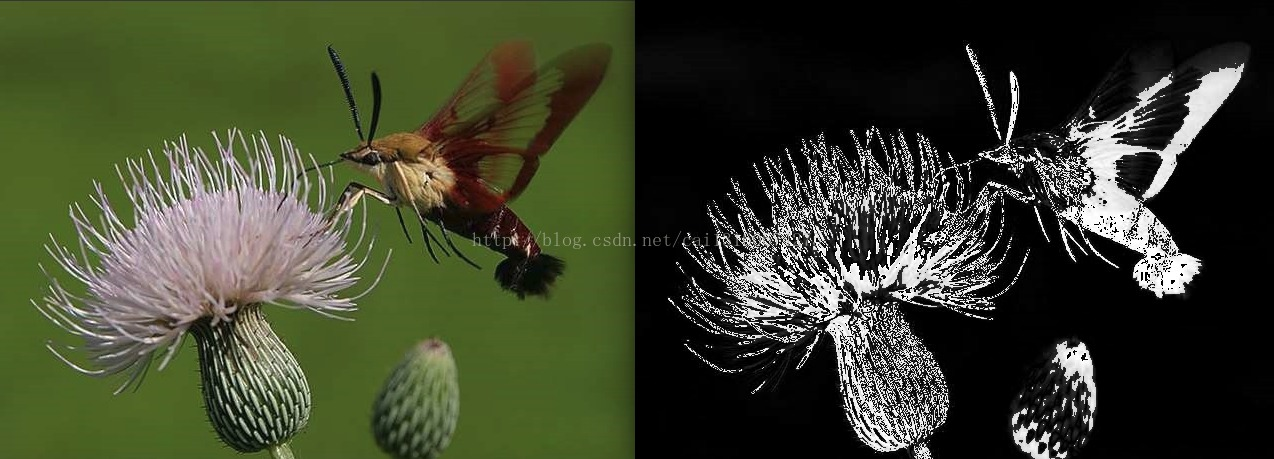
//> input picture saliencyDetect/test.jpg, 1274 x 459 px
$ ./SpectralResidual   (built with g++ and OpenCV 4)
//> lines starting //> are read from the running program, lines starting //| are printed output that depends on the picture
/***********************************************************************
 * OpenCV 2.1 测试例程
 ***********************************************************************/
#include "highgui.h"
#include "cv.h"
#include <string>

//所有的以新风格命名的函数都在 cv 命名空间中
//如果希望不要每次都输入 cv:: ，则可使用下面语句
using namespace cv;
using namespace std;

//傅里叶正变换
void fft2(IplImage *src, IplImage *dst);

int main()
{
    string imagePath = "test.jpg";

    //////////////////////////////////////////////////////////////////////////
    //显著性计算
    //参考论文：Saliency Detection: A Spectral Residual Approach

    //amplitude和phase分别是图像的振幅谱和相位谱
    IplImage *src, *ImageRe, *ImageIm, *Fourier, *Inverse, *LogAmplitude, *Sine, *Cosine;
    IplImage *Saliency, *Residual;
    IplImage *tmp1, *tmp2, *tmp3;
    double minNum = 0, maxNum = 0, scale, shift;
    int i, j,     nRow, nCol;

    //加载源图像，第二个参数为0表示将输入的图片转为单通道，大于0为三通道
    src = cvLoadImage(imagePath.c_str(),0);
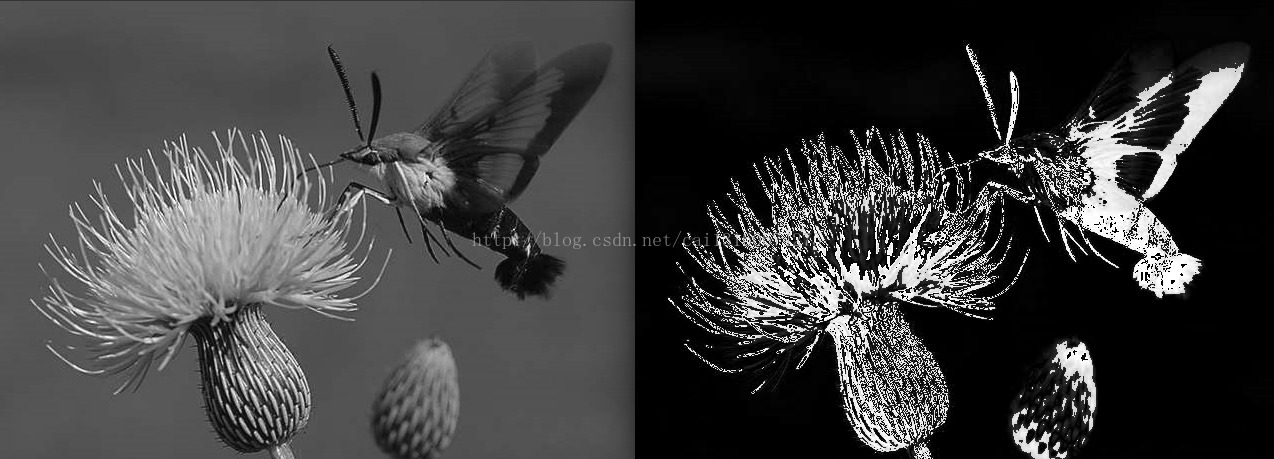
//> src: 459 rows x 1274 cols, CV_8UC1; min 0, max 255, mean 62.3
    //注意Fourier是一个两通道的图像，一个通道为实部，一个为虚部
    Fourier = cvCreateImage(cvGetSize(src), IPL_DEPTH_64F, 2);
    Inverse = cvCreateImage(cvGetSize(src), IPL_DEPTH_64F, 2);
    //频谱的实部
    ImageRe = cvCreateImage(cvGetSize(src), IPL_DEPTH_64F, 1);
    //频谱的虚部
    ImageIm = cvCreateImage(cvGetSize(src), IPL_DEPTH_64F, 1);
    //log振幅谱
    LogAmplitude = cvCreateImage(cvGetSize(src), IPL_DEPTH_64F, 1);
    //正弦谱
    Sine = cvCreateImage(cvGetSize(src), IPL_DEPTH_64F, 1);
    //余弦谱
    Cosine = cvCreateImage(cvGetSize(src), IPL_DEPTH_64F, 1);

    //频谱冗余（spectral residual）
    Residual = cvCreateImage(cvGetSize(src), IPL_DEPTH_64F, 1);
    //特征map(Saliency map)
    Saliency = cvCreateImage(cvGetSize(src), src->depth, src->nChannels);

    //临时的空间
    tmp1 = cvCreateImage(cvGetSize(src), IPL_DEPTH_64F, 1);
    tmp2 = cvCreateImage(cvGetSize(src), IPL_DEPTH_64F, 1);
    tmp3 = cvCreateImage(cvGetSize(src), IPL_DEPTH_64F, 1);

    nRow = src->height;
//> nRow = 459
    nCol = src->width;
//> nCol = 1274

    //归一化一下
    scale = 1.0/255.0;
    cvConvertScale(src, tmp1, scale, 0);

    //傅里叶变换，得到的Fourier有两个通道，一个是实部，一个是虚部
    fft2(tmp1, Fourier);

    //将傅里叶谱的实部和虚部存放到对应的图像中去。
    cvSplit(Fourier, ImageRe, ImageIm, 0, 0);

    //计算傅里叶振幅谱，实部和虚部平方和再开方，得到振幅谱存到tmp3中
    cvPow( ImageRe, tmp1, 2.0);
    cvPow( ImageIm, tmp2, 2.0);
    cvAdd( tmp1, tmp2, tmp3);
    cvPow( tmp3, tmp3, 0.5 );

    //计算正弦谱和余弦谱和自然对数谱
    cvLog( tmp3, LogAmplitude );
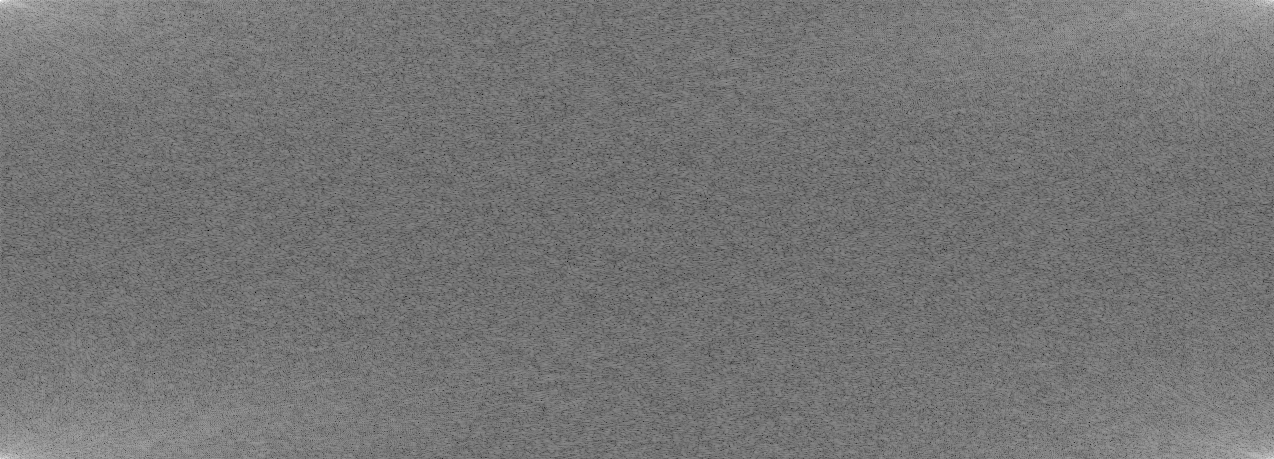
//> LogAmplitude: 459 rows x 1274 cols, CV_64FC1; min -2.05, max 11.87, mean 4.33; drawn with min black and max white
    cvDiv(ImageIm, tmp3, Sine);
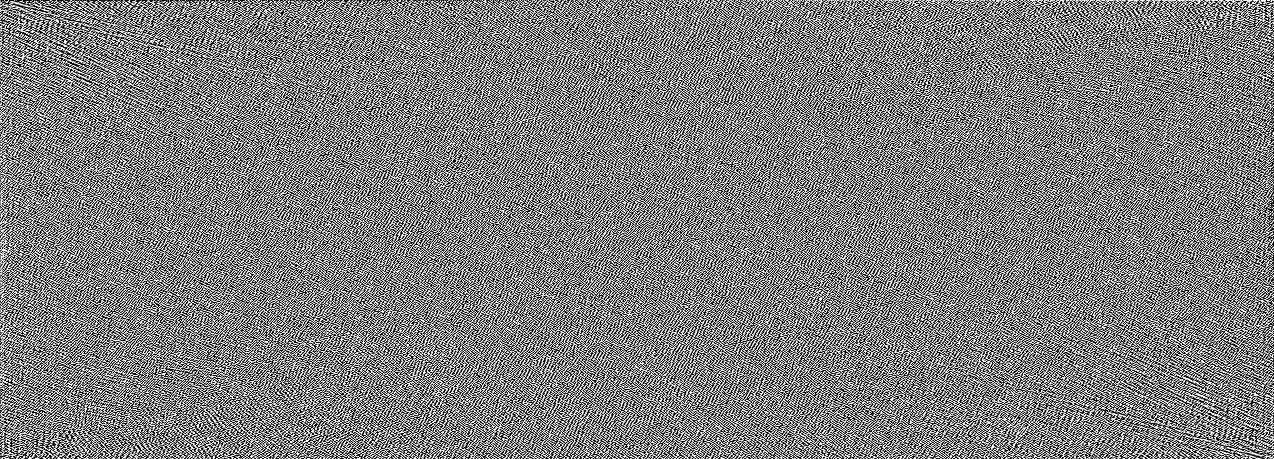
//> Sine: 459 rows x 1274 cols, CV_64FC1; min -1, max 1, mean 1.1e-17; drawn with min black and max white
    cvDiv(ImageRe, tmp3, Cosine);
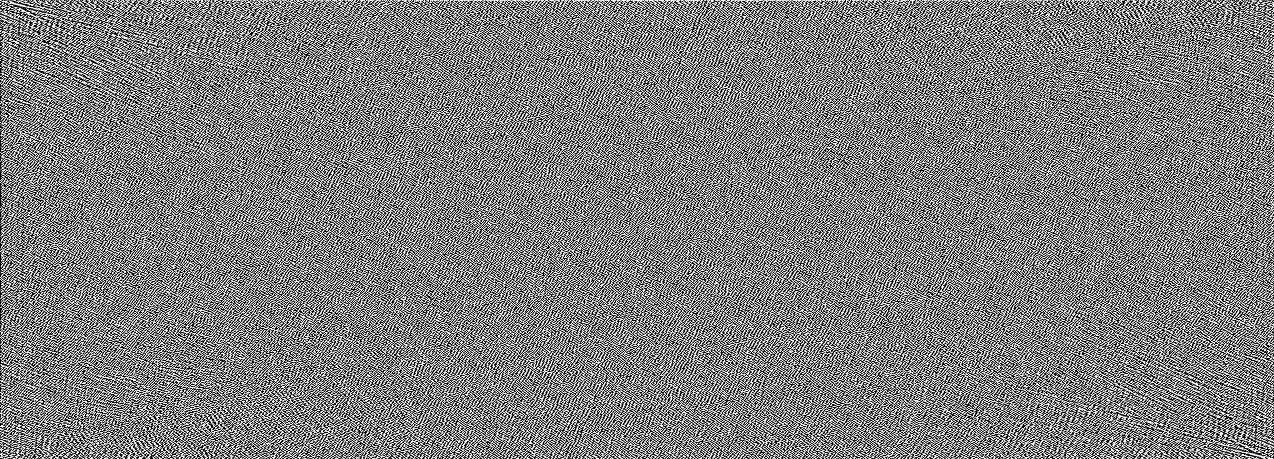
//> Cosine: 459 rows x 1274 cols, CV_64FC1; min -1, max 1, mean -0.000246; drawn with min black and max white

    //对LogAmplitude做3*3均值滤波
    cvSmooth(LogAmplitude, tmp3, CV_BLUR, 3, 3);

    //计算出剩余普
    cvSub(LogAmplitude, tmp3, Residual);
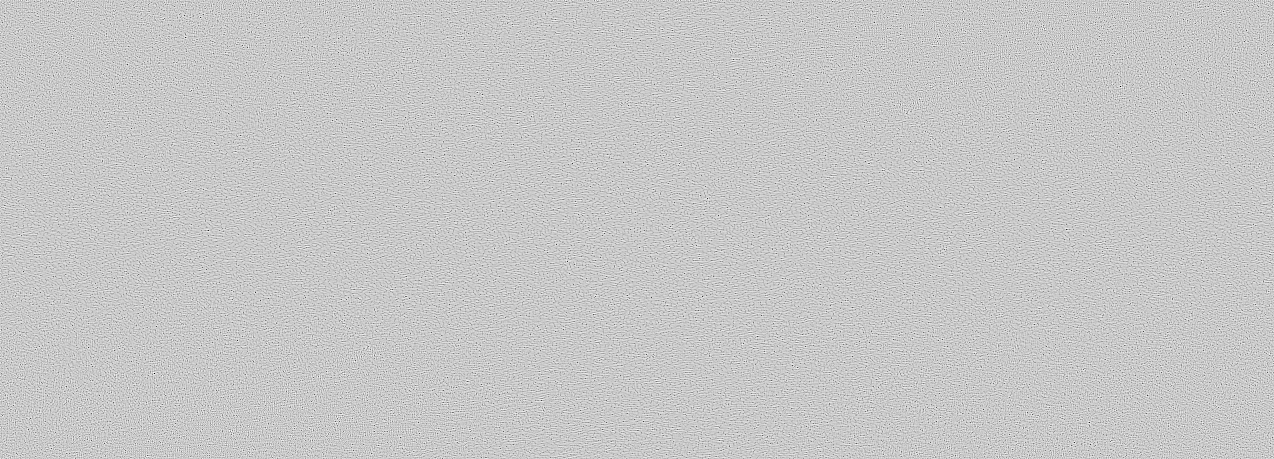
//> Residual: 459 rows x 1274 cols, CV_64FC1; min -5.97, max 1.65, mean 2.13e-16; drawn with min black and max white

    /************************************************************************/
    /*
    对exp(Residual+i*Phase)作傅里叶反变换
    由欧拉公式：
    exp(r+i*Θ) = exp(r)*(cos(Θ) + i*sin(Θ)) = exp(r)*cos(Θ) + i*exp(r)*sin(Θ)
    其中Θ是相位。

    而sin(Θ) = ImageIm/Amplitude; cos(Θ) = ImageRe/Amplitude;
    */
    /************************************************************************/
    cvExp(Residual, Residual);
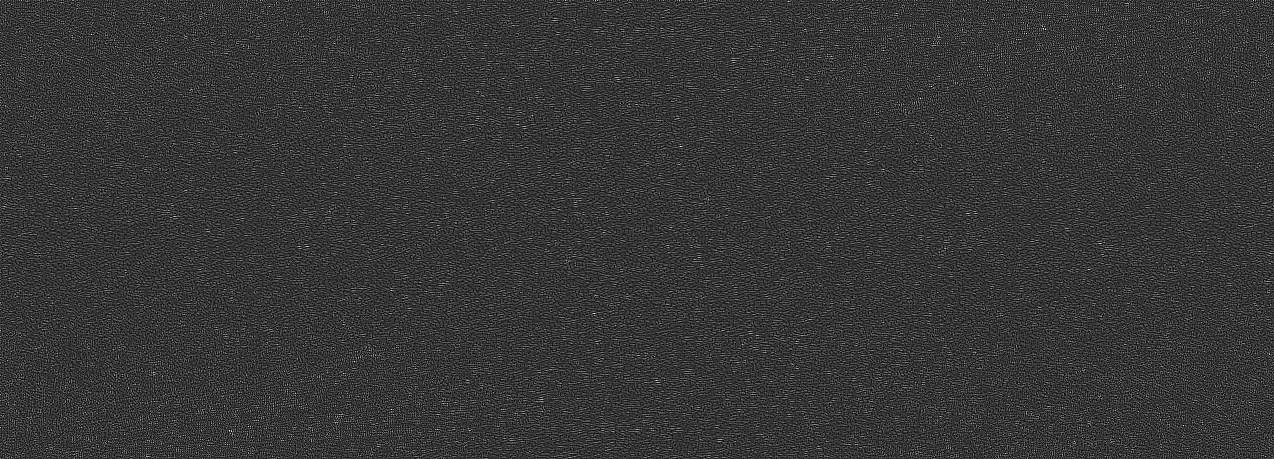
//> Residual: 459 rows x 1274 cols, CV_64FC1; min 0.00256, max 5.23, mean 1.13; drawn with min black and max white
    cvMul(Residual, Cosine, tmp1);
    cvMul(Residual, Sine, tmp2);

    //将剩余普Residual作为实部，相位谱Phase作为虚部
    cvMerge(tmp1, tmp2, 0, 0, Fourier);

    //实现傅里叶逆变换
    cvDFT(Fourier, Inverse, CV_DXT_INV_SCALE);

    cvSplit(Inverse ,tmp1, tmp2,0,0);

    //求出对应的实部虚部平方和
    cvPow(tmp1, tmp1, 2);
    cvPow(tmp2, tmp2, 2);
    cvAdd(tmp1, tmp2, tmp3, NULL);

    //高斯滤波
    cvSmooth(tmp3, tmp3, CV_GAUSSIAN, 7, 7);
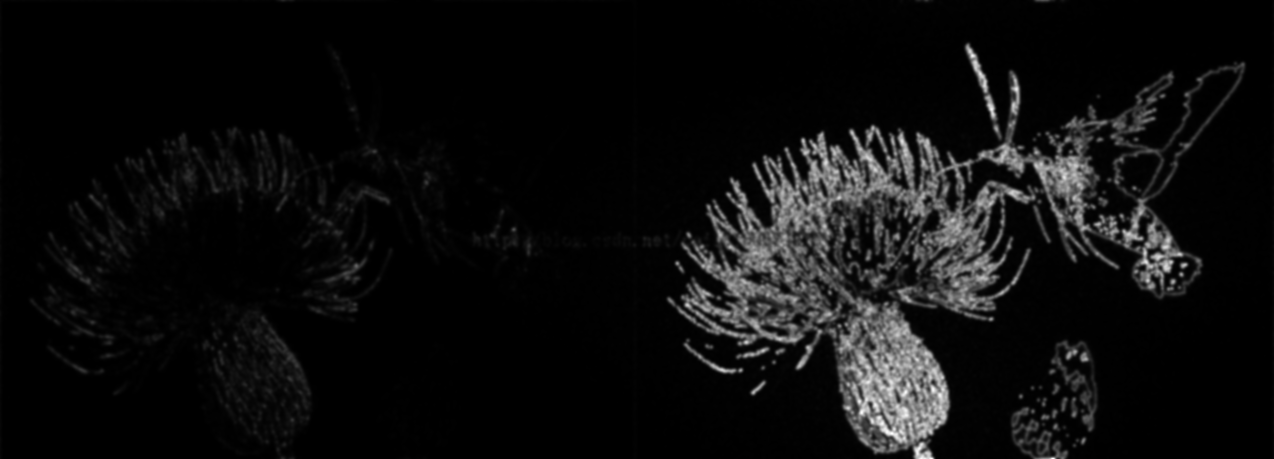
//> tmp3: 459 rows x 1274 cols, CV_64FC1; min 3.99e-09, max 4.64e-05, mean 2.59e-06; drawn with min black and max white

    cvMinMaxLoc(tmp3, &minNum, &maxNum, NULL, NULL);
//> minNum = 3.99e-09; maxNum = 4.64e-05
    scale = 255/(maxNum - minNum);
//> scale = 5501997.4
    shift = -minNum * scale;
//> shift = -0.0219

    //将shift加在ImageRe各元素按比例缩放的结果上，存储为ImageDst
    cvConvertScale(tmp3, Saliency, scale, shift);

    cvNamedWindow("Saliency", 1);
    cvShowImage("Saliency",Saliency);

    cvWaitKey(0);

    //释放图像
    cvReleaseImage(&src);
    cvReleaseImage(&ImageIm);
    cvReleaseImage(&ImageRe);
    cvReleaseImage(&Fourier);
    cvReleaseImage(&Inverse);
    cvReleaseImage(&LogAmplitude);
    cvReleaseImage(&Sine);
    cvReleaseImage(&Cosine);
    cvReleaseImage(&Saliency);
    cvReleaseImage(&Residual);
    cvReleaseImage(&tmp1);
    cvReleaseImage(&tmp2);
    cvReleaseImage(&tmp3);

    cvDestroyAllWindows();

    return 0;
}

/**************************************************************************
//src IPL_DEPTH_8U
//dst IPL_DEPTH_64F
**************************************************************************/
//傅里叶正变换
void fft2(IplImage *src, IplImage *dst)
{   //实部、虚部
    IplImage *image_Re = 0, *image_Im = 0, *Fourier = 0;
    //   int i, j;
    image_Re = cvCreateImage(cvGetSize(src), IPL_DEPTH_64F, 1);  //实部
    //Imaginary part
    image_Im = cvCreateImage(cvGetSize(src), IPL_DEPTH_64F, 1);  //虚部
    //2 channels (image_Re, image_Im)
    Fourier = cvCreateImage(cvGetSize(src), IPL_DEPTH_64F, 2);

    /************************************************************************/
    /*
    void cvConvertScale( const CvArr* src, CvArr* dst, double scale=1, double shift=0 );
    src
    原数组.
    dst
    输出数组
    scale
    比例因子.
    shift
    原数组元素按比例缩放后添加的值。

    函数 cvConvertScale 有多个不同的目的因此就有多个意义，
    函数按比例从一个数组中拷贝元素到另一个元素这种操作是最先执行的，
    或者任意的类型转换，正如下面的操作：

    dst(I)=src(I)*scale + (shift,shift,...)

    多通道的数组对各个地区通道是独立处理的。
    */
    /************************************************************************/

    //实部的值初始设为源图像，虚部的值初始设为0
    // Real part conversion from u8 to 64f (double)
    cvConvertScale(src, image_Re, 1, 0);
    // Imaginary part (zeros)
    cvZero(image_Im);
    // Join real and imaginary parts and stock them in Fourier image
    cvMerge(image_Re, image_Im, 0, 0, Fourier);
    // Application of the forward Fourier transform
    cvDFT(Fourier, dst, CV_DXT_FORWARD);
    cvReleaseImage(&image_Re);
    cvReleaseImage(&image_Im);
    cvReleaseImage(&Fourier);
}
